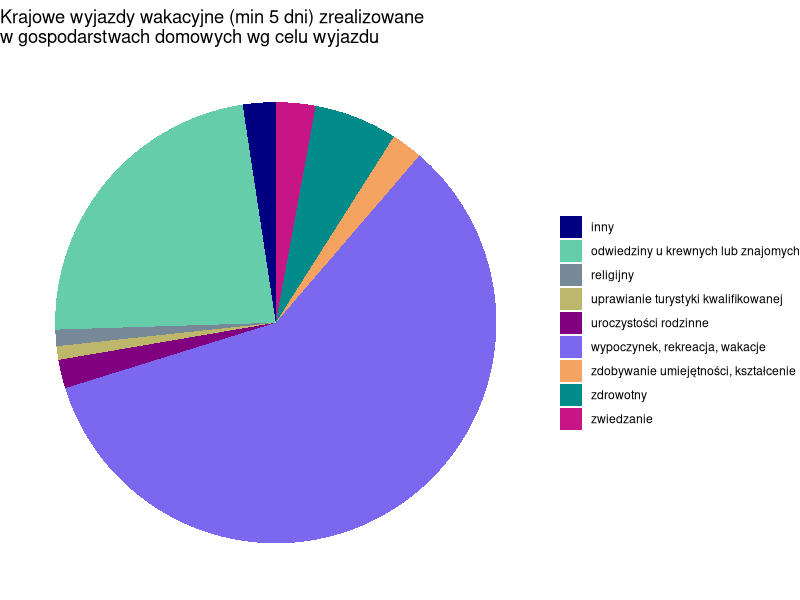
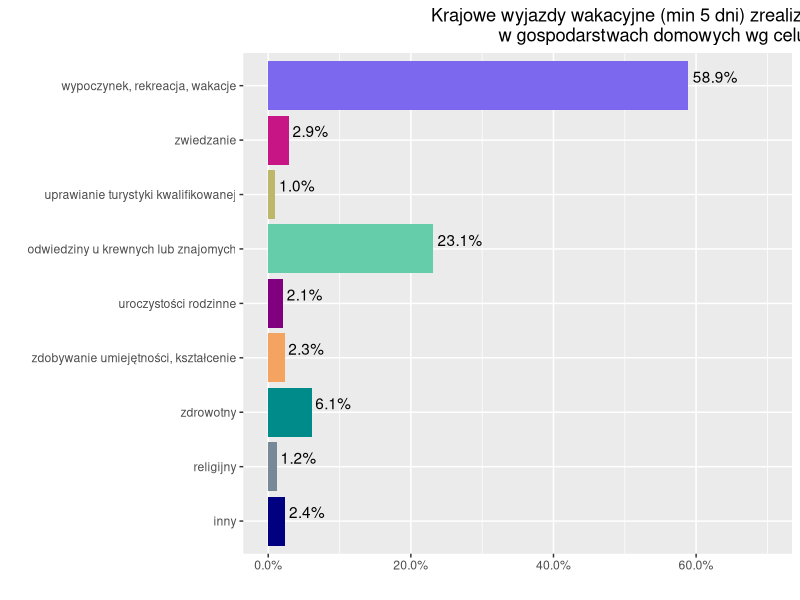
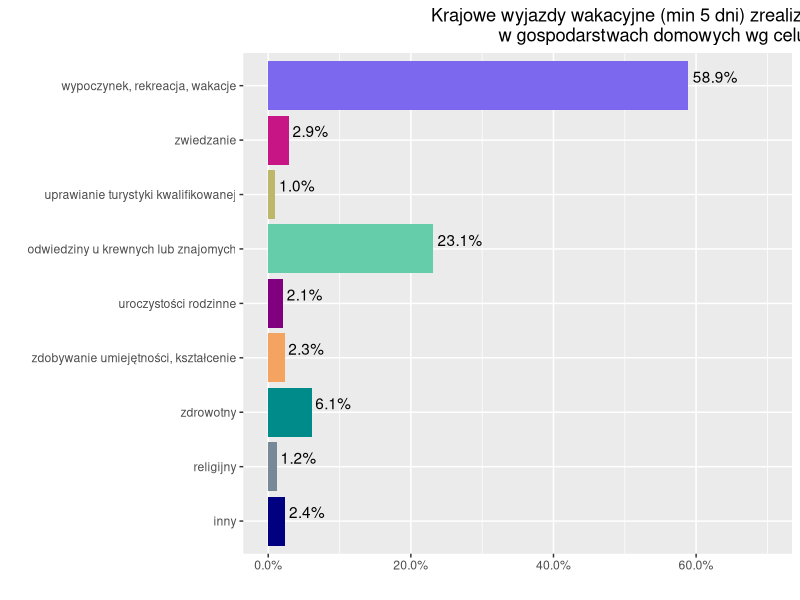

These figures' R source, in order:
library(ggplot2)


# Funkcja do zawijania tytułu
wrapper <- function(x, ...) 
{
  paste(strwrap(x, ...), collapse = "\n")
}


## Dane do wykresu
liczba_osob <- c(0.589, 0.029, 0.01, 0.231, 0.021, 0.023, 0.061, 0.012, 0.024)
opis = c("wypoczynek, rekreacja, wakacje", "zwiedzanie", "uprawianie turystyki kwalifikowanej", 
         "odwiedziny u krewnych lub znajomych", "uroczystości rodzinne", "zdobywanie umiejętności, kształcenie",
         "zdrowotny", "religijny", "inny")
dane <- data.frame(opis, liczba_osob)



## Odtworzenie wykresu - wersja pierwotna
ggplot(dane, aes(x = "", y = liczba_osob, fill = opis))+
  geom_bar(stat = "identity")+
  coord_polar(theta = "y", start = 0, clip = "off")+
  ggtitle(wrapper("Krajowe wyjazdy wakacyjne (min 5 dni) zrealizowane w gospodarstwach domowych wg celu wyjazdu", width = 52))+
  theme_void()+
  scale_fill_discrete(breaks=c("wypoczynek, rekreacja, wakacje", "zwiedzanie", "uprawianie turystyki kwalifikowanej", 
                               "odwiedziny u krewnych lub znajomych", "uroczystości rodzinne", "zdobywanie umiejętności, kształcenie",
                               "zdrowotny", "religijny", "inny"))+
  theme(legend.title = element_blank())+
  scale_fill_manual(values = c("#000080", "#66CDAA", "#778899", "#BDB76B", "#800080", "#7B68EE", "#F4A460", "#008B8B", "#C71585"))
  
  
?coord_polar

## Wykres poprawiony
ggplot(dane, aes(x = liczba_osob, y = reorder(opis, c((9:1))), fill = opis))+
  geom_bar(stat = "identity", position = "dodge")+
  theme(legend.position = "none")+
  theme(plot.title = element_text(hjust = 1.5))+
  ggtitle(wrapper("Krajowe wyjazdy wakacyjne (min 5 dni) zrealizowane w gospodarstwach domowych wg celu wyjazdu", width = 52))+
  scale_x_continuous(limits = c(0, 0.7), labels = 
                       scales::percent_format(scale = 100, accuracy = 0.1,))+
  geom_text(aes(label=scales::percent(liczba_osob)), position=position_dodge(width=1), 
            vjust=-0.25, hjust = -0.1)+
  ylab("")+
  xlab("")+
  scale_fill_manual(values = c("#000080", "#66CDAA", "#778899", "#BDB76B", "#800080", "#7B68EE", "#F4A460", "#008B8B", "#C71585"))

ggsave("wyjazdy_wakacyjne_wykres.png")

  